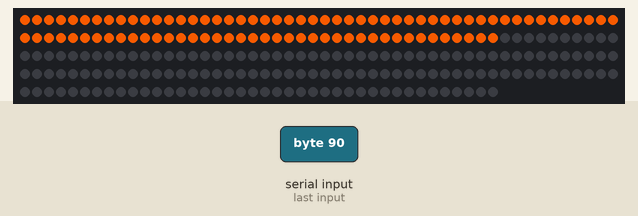
This sketch was run on a simulated Arduino Uno, built with avr-gcc and run on an emulated ATmega328P. Shown: 240 RGB LEDs in strip order, left to right, continuing on the next row. The inputs (shaded band) are chosen by the test bench.

1.3 s: byte 30 received over Serial
2.8 s: byte 90 received over Serial
Above: at 3.7 s.
4.3 s: byte 120 received over Serial
Timing chart, 0 to 7.3 s (numbered marks = the images above; inputs shaded):
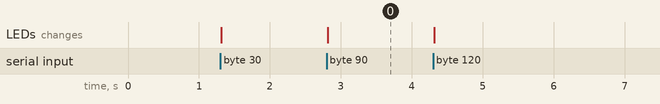

The sketch:

LightHeight.ino
```cpp
// For reference
// https://learn.adafruit.com/adafruit-neopixel-uberguide/arduino-library


#include <Adafruit_NeoPixel.h>

#define PIN      6
#define N_LEDS 240

// Cant go to 257 so one color code is stolen for a reset command.
uint16_t RESET_CODE = 1;

uint16_t ledNumber = 0;

int mode = 0;

uint16_t red = 0;
uint16_t green = 0;
//uint16_t blue = 0;

Adafruit_NeoPixel strip = Adafruit_NeoPixel(N_LEDS, PIN, NEO_GRB + NEO_KHZ800);

void setup() {
  Serial.begin(250000);
  strip.begin();
  strip.setPixelColor(0 , strip.Color(255,255,255));
  strip.show();
}

void loop() {
  //Serial.println("Loop");
  if (Serial.available() > 0) {
    uint16_t serIn = Serial.read();
    //Serial.println("Dat");
    //Serial.println("In");
    //double distance = serIn / 255.0 * N_LEDS;
    for(uint16_t i = 0; i < serIn; i = i + 1){
      strip.setPixelColor(i , 229,83,0);
    }
    for(uint16_t i = serIn; i < N_LEDS; i = i + 1){
      strip.setPixelColor(i , 0,0,0);
    }
    strip.show();
  }
}
```

Measured:
- after the input at 2.8 s, the LEDs: change at once (image 0)
